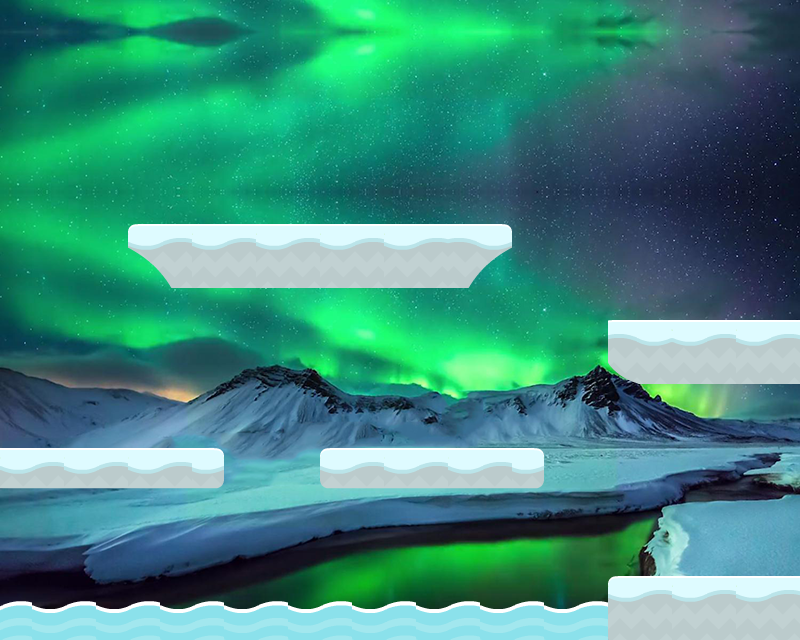

A 2D game scene composited from a Tiled map and its tileset images. What follows is a short description and the map's XML, with every tile layer's data as written:
An orthogonal 25x20 tile map with 32x32 px tiles, 2 tile layers (fond, plateforme), 8 tilesets and 6 objects.

<map version="1.0" orientation="orthogonal" renderorder="right-down" width="25" height="20" tilewidth="32" tileheight="32" nextobjectid="9">
 <tileset firstgid="1" name="glace" tilewidth="32" tileheight="32" tilecount="350" columns="25">
  <image source="Glace/glace.png" width="800" height="449" />
 </tileset>
 <tileset firstgid="351" name="snowMid" tilewidth="32" tileheight="32" tilecount="4" columns="2">
  <image source="Glace/snowMid.png" width="70" height="70" />
 </tileset>
 <tileset firstgid="355" name="snowLeft" tilewidth="32" tileheight="32" tilecount="4" columns="2">
  <image source="Glace/snowLeft.png" width="70" height="70" />
 </tileset>
 <tileset firstgid="359" name="liquidWaterTop_mid" tilewidth="32" tileheight="32" tilecount="4" columns="2">
  <image source="Glace/liquidWaterTop_mid.png" width="70" height="70" />
 </tileset>
 <tileset firstgid="363" name="snowHalfMid" tilewidth="32" tileheight="32" tilecount="4" columns="2">
  <image source="Glace/snowHalfMid.png" width="70" height="70" />
 </tileset>
 <tileset firstgid="367" name="snowHalfLeft" tilewidth="32" tileheight="32" tilecount="4" columns="2">
  <image source="Glace/snowHalfLeft.png" width="70" height="70" />
 </tileset>
 <tileset firstgid="371" name="snowCliffRight" tilewidth="32" tileheight="32" tilecount="4" columns="2">
  <image source="Glace/snowCliffRight.png" width="70" height="70" />
 </tileset>
 <tileset firstgid="375" name="snowCliffLeftAlt" tilewidth="32" tileheight="32" tilecount="4" columns="2">
  <image source="Glace/snowCliffLeftAlt.png" width="70" height="70" />
 </tileset>
 <layer name="fond" width="25" height="20">
  <data encoding="csv">
101,102,103,104,105,106,107,108,109,110,111,112,113,114,115,116,117,118,119,120,121,122,123,124,125,
1073741925,1073741926,1073741927,1073741928,1073741929,1073741930,1073741931,1073741932,1073741933,1073741934,1073741935,1073741936,1073741937,1073741938,1073741939,1073741940,1073741941,1073741942,1073741943,1073741944,1073741945,1073741946,1073741947,1073741948,1073741949,
1073741900,1073741901,1073741902,1073741903,1073741904,1073741905,1073741906,1073741907,1073741908,1073741909,1073741910,1073741911,1073741912,1073741913,1073741914,1073741915,1073741916,1073741917,1073741918,1073741919,1073741920,1073741921,1073741922,1073741923,1073741924,
1073741875,1073741876,1073741877,1073741878,1073741879,1073741880,1073741881,1073741882,1073741883,1073741884,1073741885,1073741886,1073741887,1073741888,1073741889,1073741890,1073741891,1073741892,1073741893,1073741894,1073741895,1073741896,1073741897,1073741898,1073741899,
1073741850,1073741851,1073741852,1073741853,1073741854,1073741855,1073741856,1073741857,1073741858,1073741859,1073741860,1073741861,1073741862,1073741863,1073741864,1073741865,1073741866,1073741867,1073741868,1073741869,1073741870,1073741871,1073741872,1073741873,1073741874,
1073741825,1073741826,1073741827,1073741828,1073741829,1073741830,1073741831,1073741832,1073741833,1073741834,1073741835,1073741836,1073741837,1073741838,1073741839,1073741840,1073741841,1073741842,1073741843,1073741844,1073741845,1073741846,1073741847,1073741848,1073741849,
1,2,3,4,5,6,7,8,9,10,11,12,13,14,15,16,17,18,19,20,21,22,23,24,25,
26,27,28,29,30,31,32,33,34,35,36,37,38,39,40,41,42,43,44,45,46,47,48,49,50,
51,52,53,54,55,56,57,58,59,60,61,62,63,64,65,66,67,68,69,70,71,72,73,74,75,
76,77,78,79,80,81,82,83,84,85,86,87,88,89,90,91,92,93,94,95,96,97,98,99,100,
101,102,103,104,105,106,107,108,109,110,111,112,113,114,115,116,117,118,119,120,121,122,123,124,125,
126,127,128,129,130,131,132,133,134,135,136,137,138,139,140,141,142,143,144,145,146,147,148,149,150,
151,152,153,154,155,156,157,158,159,160,161,162,163,164,165,166,167,168,169,170,171,172,173,174,175,
176,177,178,179,180,181,182,183,184,185,186,187,188,189,190,191,192,193,194,195,196,197,198,199,200,
201,202,203,204,205,206,207,208,209,210,211,212,213,214,215,216,217,218,219,220,221,222,223,224,225,
226,227,228,229,230,231,232,233,234,235,236,237,238,239,240,241,242,243,244,245,246,247,248,249,250,
251,252,253,254,255,256,257,258,259,260,261,262,263,264,265,266,267,268,269,270,271,272,273,274,275,
276,277,278,279,280,281,282,283,284,285,286,287,288,289,290,291,292,293,294,295,296,297,298,299,300,
301,302,303,304,305,306,307,308,309,310,311,312,313,314,315,316,317,318,319,320,321,322,323,324,325,
326,327,328,329,330,331,332,333,334,335,336,337,338,339,340,341,342,343,344,345,346,347,348,349,350
</data>
 </layer>
 <objectgroup name="collision" opacity="0">
  <object id="1" x="505" y="224">
   <polyline points="0,0 -371,0 -375,2 -377.5,6.5 -377.5,24 -363,32 -345.5,47.5 -335,63.5 -36,64 -25.5,48.5 -8,32.5 7,23.5 7,6 5.5,2 0.5,0" />
  </object>
  <object id="3" x="799" y="320">
   <polyline points="0,0 -188,0 -191,1.5 -191,44 -180.5,53.5 -160,64 0.5,64 0.5,0.5" />
  </object>
  <object id="4" x="799.5" y="576.5">
   <polyline points="0,0 -184.5,0 -189,1.5 -192,6 -192,62.5 0,63 -0.5,1" />
  </object>
  <object id="5" x="0.5" y="448">
   <polyline points="0,0 216,0 221.5,2.5 223.5,7 223,32.5 221.5,37 217,40.5 -0.5,40.5 0,0" />
  </object>
  <object id="7" x="325.5" y="448">
   <polyline points="0,0 212,-0.5 216.5,2.5 218.5,7.5 218.5,34 216.5,37.5 213.5,40 0,41 -2,39 -5.5,35 -6,6 -4.5,1.5 -0.5,0" />
  </object>
  <object id="8" x="607" y="604">
   <polyline points="0,0 -8.5,-2.5 -22.5,-1.5 -32.5,3 -42.5,5 -51,4.5 -62.5,1 -69,-2.5 -88.5,-2 -99.5,4 -117.5,4 -130,-1.5 -149,-2.5 -163.5,4 -182,4.5 -195,-3.5 -215,-2 -227.5,3 -246.5,4 -257,-3 -285,-1 -290.5,3 -312.5,3 -320,-2.5 -342,-2.5 -349.5,2.5 -374,3.5 -384,-2 -406,-3.5 -422,4 -441.5,2.5 -454.5,-4 -470,-2.5 -484,3 -500.5,4 -508.5,1 -517.5,-2.5 -535,-3 -545.5,2.5 -562.5,3.5 -588,-3.5 -607,1.5" />
  </object>
 </objectgroup>
 <layer name="plateforme" width="25" height="20">
  <data encoding="csv">
0,0,0,0,0,0,0,0,0,0,0,0,0,0,0,0,0,0,0,0,0,0,0,0,0,
0,0,0,0,0,0,0,0,0,0,0,0,0,0,0,0,0,0,0,0,0,0,0,0,0,
0,0,0,0,0,0,0,0,0,0,0,0,0,0,0,0,0,0,0,0,0,0,0,0,0,
0,0,0,0,0,0,0,0,0,0,0,0,0,0,0,0,0,0,0,0,0,0,0,0,0,
0,0,0,0,0,0,0,0,0,0,0,0,0,0,0,0,0,0,0,0,0,0,0,0,0,
0,0,0,0,0,0,0,0,0,0,0,0,0,0,0,0,0,0,0,0,0,0,0,0,0,
0,0,0,0,0,0,0,0,0,0,0,0,0,0,0,0,0,0,0,0,0,0,0,0,0,
0,0,0,0,375,376,351,352,351,352,351,352,351,352,2147484024,2147484023,0,0,0,0,0,0,0,0,0,
0,0,0,0,377,378,353,354,353,354,353,354,353,354,2147484026,2147484025,0,0,0,0,0,0,0,0,0,
0,0,0,0,0,0,0,0,0,0,0,0,0,0,0,0,0,0,0,0,0,0,0,0,0,
0,0,0,0,0,0,0,0,0,0,0,0,0,0,0,0,0,0,0,2147484020,2147484019,351,352,351,352,
0,0,0,0,0,0,0,0,0,0,0,0,0,0,0,0,0,0,0,2147484022,2147484021,353,354,353,354,
0,0,0,0,0,0,0,0,0,0,0,0,0,0,0,0,0,0,0,0,0,0,0,0,0,
0,0,0,0,0,0,0,0,0,0,0,0,0,0,0,0,0,0,0,0,0,0,0,0,0,
363,364,363,364,363,364,2147484015,0,0,0,367,364,363,364,363,364,2147484015,0,0,0,0,0,0,0,0,
365,366,365,366,365,366,2147484017,0,0,0,369,366,365,366,365,366,2147484017,0,0,0,0,0,0,0,0,
0,0,0,0,0,0,0,0,0,0,0,0,0,0,0,0,0,0,0,0,0,0,0,0,0,
0,0,0,0,0,0,0,0,0,0,0,0,0,0,0,0,0,0,0,0,0,0,0,0,0,
360,359,360,359,360,359,360,359,360,359,360,359,360,359,360,359,360,359,360,355,356,351,352,351,352,
362,361,362,361,362,361,362,361,362,361,362,361,362,361,362,361,362,361,362,357,358,353,354,353,354
</data>
 </layer>
</map>
